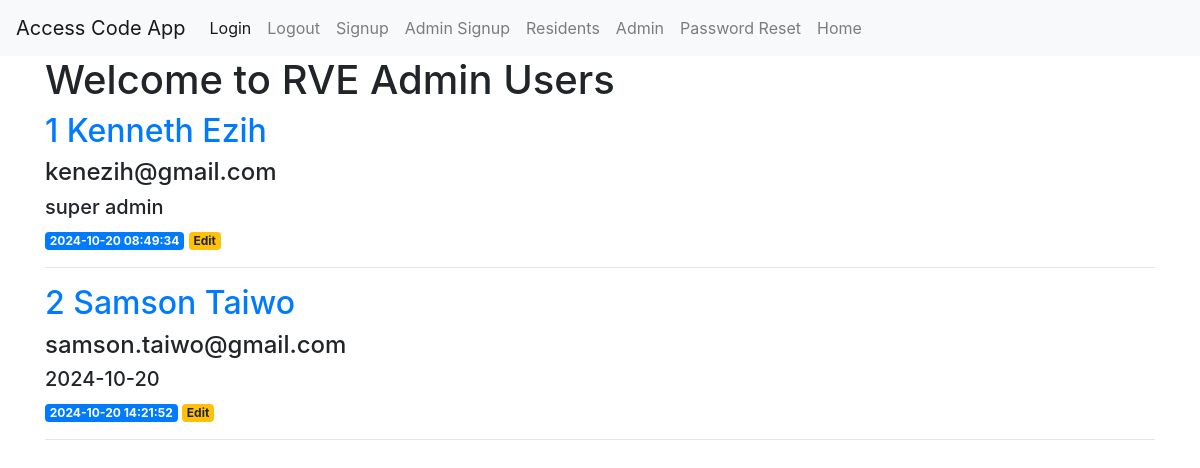
Page /admin_users (signed in) on the earlier database version.
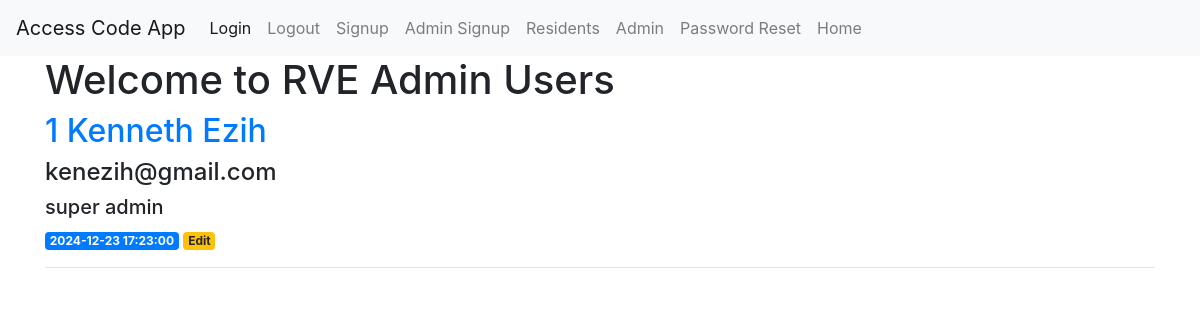
Same page on the later database version.
### tables this page shows
CREATE TABLE admin_users (
    admin_id INTEGER PRIMARY KEY AUTOINCREMENT,
    full_name TEXT NOT NULL,
    a_address TEXT NOT NULL,
    email TEXT NOT NULL,
    a_profile TEXT NOT NULL,
    validity_date TIMESTAMP NOT NULL,
    a_created TIMESTAMP NOT NULL DEFAULT CURRENT_TIMESTAMP
);

### app.py (the view)
@app.route('/admin_users')
def admin_users():
    if request.method == 'GET':
        if session.get('user') == None:
            if session.get('user_name'):
                flash('Please Login', category='error')
            return redirect(url_for('admin_login'))
    conn = get_db_connection()
    admin_users = conn.execute('SELECT * FROM admin_users').fetchall()
    conn.close()
    return render_template('admin_users.html', admin_users=admin_users)

### app.py (called while the page is built)
def get_db_connection():
    conn = sqlite3.connect('database.db')
    conn.row_factory = sqlite3.Row
    return conn

### templates/admin_users.html
{% extends 'base4.html' %}
{% block content %}
    <h1>{% block title %} Welcome to RVE Admin Users {% endblock %}</h1>
    {% for admin_users in admin_users %}
        <a href="{{ url_for('view_admin', admin_id=admin_users['admin_id']) }}">
            <h2>{{ admin_users['admin_id'] }} {{ admin_users['full_name'] }}</h2>
        </a>
        <h4>{{ admin_users['email'] }}</h4>
        <h5>{{ admin_users['a_profile']}}</h5>
        <span class="badge badge-primary">{{ admin_users['a_created'] }}</span>
        <a href="{{ url_for('view_admin', admin_id=admin_users['admin_id']) }}">
            <span class="badge badge-warning">Edit</span>
        </a>
        <hr>
    {% endfor %}
{% endblock %}

Differences in the rows shown:
removed admin_users: admin_id "2", full_name "Samson Taiwo", email "samson.taiwo@gmail.com", a_profile "2024-10-20", a_created "2024-10-20 14:21:52"
changed admin_users "Kenneth Ezih": a_created "2024-10-20 08:49:34" → "2024-12-23 17:23:00"
